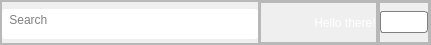
          <widget class="QFrame" name="frame_2">
           <property name="maximumSize">
            <size>
             <width>16777215</width>
             <height>45</height>
            </size>
           </property>
           <property name="frameShape">
            <enum>QFrame::StyledPanel</enum>
           </property>
           <property name="frameShadow">
            <enum>QFrame::Raised</enum>
           </property>
           <layout class="QHBoxLayout" name="horizontalLayout_3">
            <property name="spacing">
             <number>0</number>
            </property>
            <property name="leftMargin">
             <number>0</number>
            </property>
            <property name="topMargin">
             <number>0</number>
            </property>
            <property name="rightMargin">
             <number>0</number>
            </property>
            <property name="bottomMargin">
             <number>0</number>
            </property>
            <item>
             <widget class="QFrame" name="frame_6">
              <property name="maximumSize">
               <size>
                <width>360</width>
                <height>16777215</height>
               </size>
              </property>
              <property name="frameShape">
               <enum>QFrame::StyledPanel</enum>
              </property>
              <property name="frameShadow">
               <enum>QFrame::Raised</enum>
              </property>
              <layout class="QHBoxLayout" name="horizontalLayout_4">
               <property name="spacing">
                <number>0</number>
               </property>
               <property name="leftMargin">
                <number>0</number>
               </property>
               <property name="topMargin">
                <number>7</number>
               </property>
               <property name="rightMargin">
                <number>0</number>
               </property>
               <property name="bottomMargin">
                <number>4</number>
               </property>
               <item>
                <widget class="QTextEdit" name="input_name_2">
                 <property name="sizePolicy">
                  <sizepolicy hsizetype="Fixed" vsizetype="Ignored">
                   <horstretch>0</horstretch>
                   <verstretch>0</verstretch>
                  </sizepolicy>
                 </property>
                 <property name="styleSheet">
                  <string notr="true">background-color: rgb(255, 255, 255);
font: 11pt &quot;MS Shell Dlg 2&quot;;
border-radius: 3px;
</string>
                 </property>
                 <property name="html">
                  <string>&lt;!DOCTYPE HTML PUBLIC &quot;-//W3C//DTD HTML 4.0//EN&quot; &quot;http://www.w3.org/TR/REC-html40/strict.dtd&quot;&gt;
&lt;html&gt;&lt;head&gt;&lt;meta name=&quot;qrichtext&quot; content=&quot;1&quot; /&gt;&lt;style type=&quot;text/css&quot;&gt;
p, li { white-space: pre-wrap; }
&lt;/style&gt;&lt;/head&gt;&lt;body style=&quot; font-family:'MS Shell Dlg 2'; font-size:11pt; font-weight:400; font-style:normal;&quot;&gt;
&lt;p style=&quot;-qt-paragraph-type:empty; margin-top:0px; margin-bottom:0px; margin-left:0px; margin-right:0px; -qt-block-indent:0; text-indent:0px; font-size:7.8pt;&quot;&gt;&lt;br /&gt;&lt;/p&gt;&lt;/body&gt;&lt;/html&gt;</string>
                 </property>
                 <property name="placeholderText">
                  <string> Search</string>
                 </property>
                </widget>
               </item>
              </layout>
             </widget>
            </item>
            <item>
             <widget class="QFrame" name="frame_7">
              <property name="frameShape">
               <enum>QFrame::StyledPanel</enum>
              </property>
              <property name="frameShadow">
               <enum>QFrame::Raised</enum>
              </property>
              <layout class="QHBoxLayout" name="horizontalLayout_5">
               <property name="spacing">
                <number>0</number>
               </property>
               <property name="leftMargin">
                <number>0</number>
               </property>
               <property name="topMargin">
                <number>0</number>
               </property>
               <property name="rightMargin">
                <number>0</number>
               </property>
               <property name="bottomMargin">
                <number>0</number>
               </property>
               <item>
                <widget class="QFrame" name="frame_8">
                 <property name="maximumSize">
                  <size>
                   <width>250</width>
                   <height>16777215</height>
                  </size>
                 </property>
                 <property name="frameShape">
                  <enum>QFrame::StyledPanel</enum>
                 </property>
                 <property name="frameShadow">
                  <enum>QFrame::Raised</enum>
                 </property>
                 <layout class="QHBoxLayout" name="horizontalLayout_6">
                  <property name="leftMargin">
                   <number>50</number>
                  </property>
                  <property name="topMargin">
                   <number>0</number>
                  </property>
                  <property name="rightMargin">
                   <number>0</number>
                  </property>
                  <property name="bottomMargin">
                   <number>0</number>
                  </property>
                  <item>
                   <widget class="QLabel" name="label_7">
                    <property name="sizePolicy">
                     <sizepolicy hsizetype="Minimum" vsizetype="Preferred">
                      <horstretch>0</horstretch>
                      <verstretch>0</verstretch>
                     </sizepolicy>
                    </property>
                    <property name="styleSheet">
                     <string notr="true">border-radius: 10px;
color: rgb(255, 255, 255);
font: 20pt &quot;MS Shell Dlg 2&quot;;</string>
                    </property>
                    <property name="text">
                     <string> Hello there!</string>
                    </property>
                   </widget>
                  </item>
                 </layout>
                </widget>
               </item>
               <item>
                <widget class="QFrame" name="frame_9">
                 <property name="frameShape">
                  <enum>QFrame::StyledPanel</enum>
                 </property>
                 <property name="frameShadow">
                  <enum>QFrame::Raised</enum>
                 </property>
                 <layout class="QHBoxLayout" name="horizontalLayout_7">
                  <property name="spacing">
                   <number>0</number>
                  </property>
                  <property name="leftMargin">
                   <number>0</number>
                  </property>
                  <property name="topMargin">
                   <number>0</number>
                  </property>
                  <property name="rightMargin">
                   <number>0</number>
                  </property>
                  <property name="bottomMargin">
                   <number>0</number>
                  </property>
                 </layout>
                </widget>
               </item>
               <item>
                <widget class="QFrame" name="frame_10">
                 <property name="maximumSize">
                  <size>
                   <width>200</width>
                   <height>16777215</height>
                  </size>
                 </property>
                 <property name="frameShape">
                  <enum>QFrame::StyledPanel</enum>
                 </property>
                 <property name="frameShadow">
                  <enum>QFrame::Raised</enum>
                 </property>
                 <layout class="QHBoxLayout" name="horizontalLayout_8">
                  <property name="spacing">
                   <number>0</number>
                  </property>
                  <property name="leftMargin">
                   <number>0</number>
                  </property>
                  <property name="topMargin">
                   <number>0</number>
                  </property>
                  <property name="rightMargin">
                   <number>0</number>
                  </property>
                  <property name="bottomMargin">
                   <number>0</number>
                  </property>
                  <item>
                   <widget class="QComboBox" name="comboBox_2">
                    <property name="maximumSize">
                     <size>
                      <width>100</width>
                      <height>22</height>
                     </size>
                    </property>
                    <property name="styleSheet">
                     <string notr="true">QComboBox {
     border: 1px solid gray;
     border-radius: 3px;
     padding: 1px 1px 1px 1px;
     min-width: 6em;
 }

QComboBox::drop-down {
     width: 0px;
     border-left-width: 0px;
 }</string>
                    </property>
                   </widget>
                  </item>
                 </layout>
                </widget>
               </item>
              </layout>
             </widget>
            </item>
           </layout>
          </widget>
